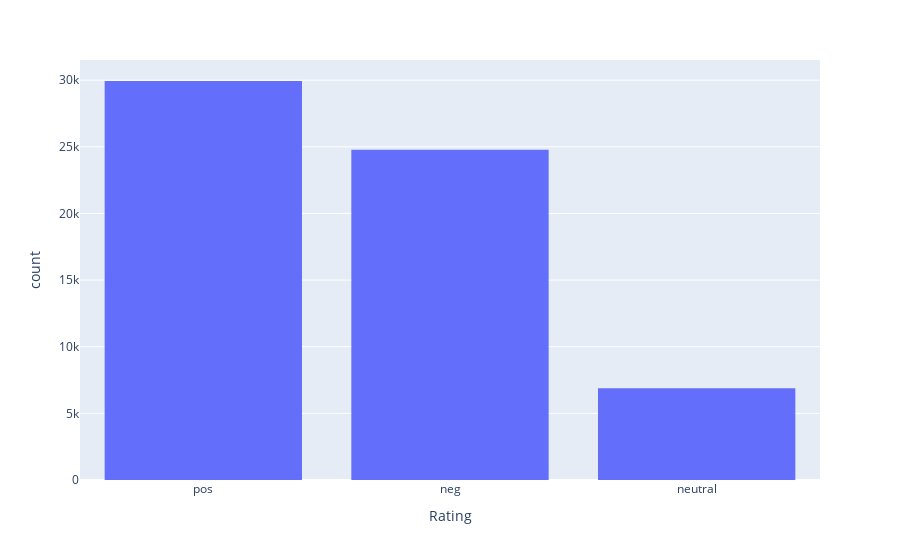

Here is the notebook cell this chart was saved with:
### Code cell
fig=px.histogram(data,x="Rating")
fig.show()

### Figure 1 — Plotly figure (JSON) as saved in the notebook; plotly's stock layout.template omitted (floating-point values rounded to 4 significant figures; data arrays with more than 128 entries replaced by an {"elided": "..."} marker saying what was removed)
{"data": [{"alignmentgroup": "True", "bingroup": "x", "hovertemplate": "Rating=%{x}<br>count=%{y}<extra></extra>", "legendgroup": "", "marker": {"color": "#636efa", "pattern": {"shape": ""}}, "name": "", "offsetgroup": "", "orientation": "v", "showlegend": false, "type": "histogram", "x": {"elided": "61594 str values"}, "xaxis": "x", "yaxis": "y"}], "layout": {"barmode": "relative", "legend": {"tracegroupgap": 0}, "margin": {"t": 60}, "xaxis": {"anchor": "y", "domain": [0, 1], "title": {"text": "Rating"}}, "yaxis": {"anchor": "x", "domain": [0, 1], "title": {"text": "count"}}}}
